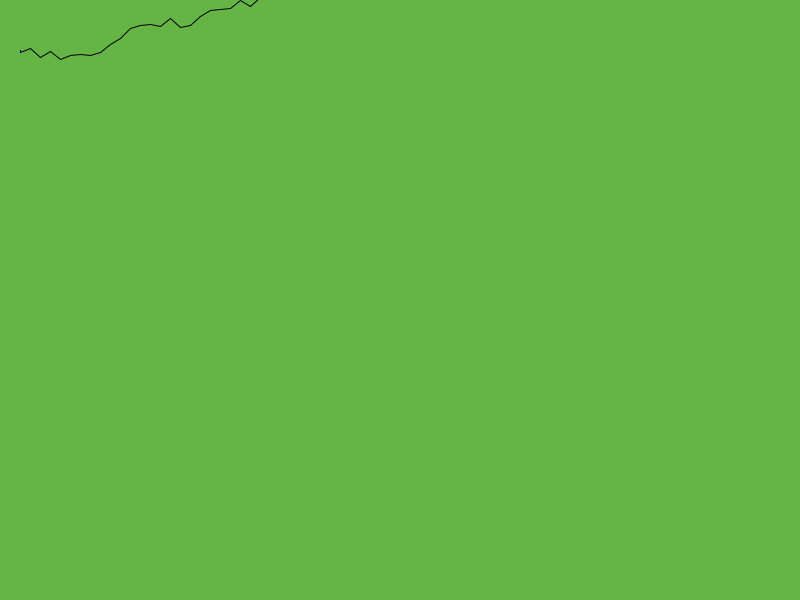
Frame 1 (no input)
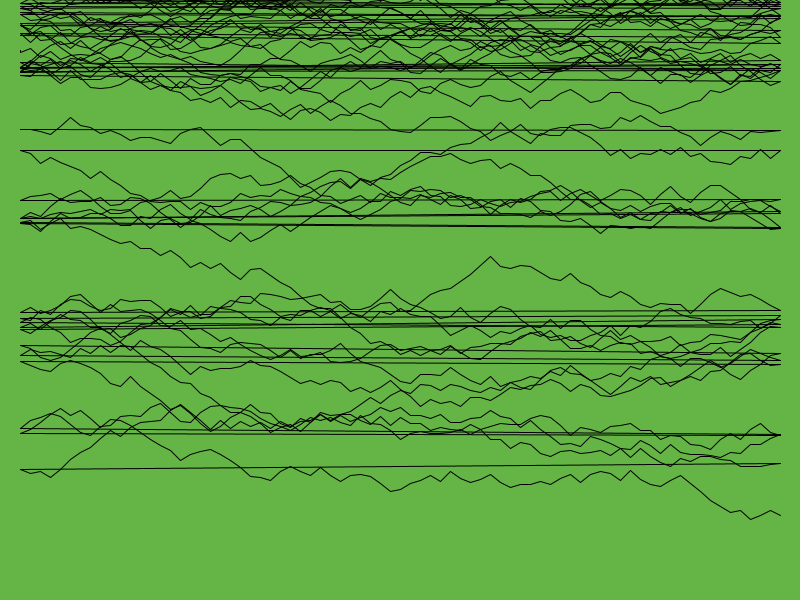
Frame 60 (the mouse pressed at the canvas centre just before this capture)
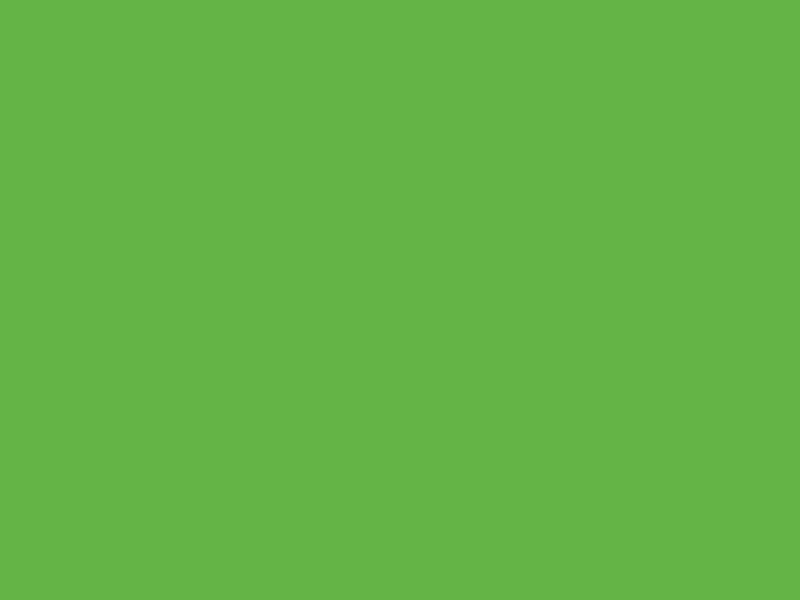
Frame 120 (the mouse held since frame 60 and released just before this capture)

The Processing sketch that drew these frames (run headless with seeded random() and noise(); from frame 60 on, the mouse is pressed at the canvas centre):

// Processing sketch: processing_133165
// ── processing_133165.pde

float xstep = 10;
float ystep = 10;
float lastx = 20;
float lasty = 50;
float y = 50;

void setup()
{
  size(800, 600);
  background(100, 180, 70);
}
void draw()

{
  if (mousePressed == true) {
    background(100, 180, 70);
  }

  else if(mousePressed == false)
  {
    for (int x=20; x<=(width-20); x+=10) {
      ystep=random(20)-10;
      y+=ystep;
      line(x, y, lastx, lasty);
      lastx = x;
      lasty = y;
    }
  }
}
